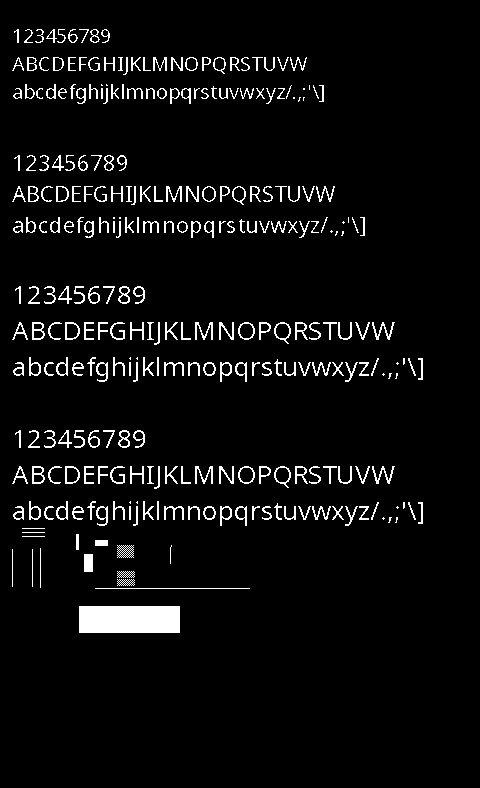
#> input picture resources/test_image_bw.png, 480 x 788 px
$ python image_to_mgr.py ../resources/test_image_bw.png
#> lines starting #> are read from the running program, lines starting #| are printed output that depends on the picture; after the words box and inside, x2 and y2 are one past the last pixel; in counts of white or black regions, pixels touching at a corner belong together
#!/usr/bin/env python3
"""
Convert a PNG image to Microreader grayscale layers (BW, LSB, MSB).
Outputs 3 PNGs for debugging and a C++ header file with packed binary data.

Usage:
    python png_to_grayscale_layers.py input.png --out-prefix outname

Requires: Pillow
"""
import sys
import os
import argparse
from PIL import Image, ImageOps
import numpy as np


def quantize_5level_atkinson(img):
    """
    Quantize to 5 levels using Atkinson dithering.
    Atkinson dithering preserves higher local contrast and eliminates the 'wormy' noise
    often seen in Floyd-Steinberg, making it the visually superior choice for e-ink screens.
    """
    # Convert image to numpy array in [0.0, 1.0] range (L mode: 0=black, 1=white)
    arr = np.array(img.convert("L"), dtype=float) / 255.0
    h, w = arr.shape
    out = np.zeros((h, w), dtype=np.uint8)

    for y in range(h):
        for x in range(w):
            old_val = arr[y, x]
            # Clamp before quantizing
            old_val = max(0.0, min(1.0, old_val))

            # Quantize to 5 levels (0.0, 0.25, 0.5, 0.75, 1.0)
            new_val = np.round(old_val * 4) / 4.0
            out[y, x] = int(new_val * 4)

            # Calculate and distribute error
            err = old_val - new_val
            err8 = err / 8.0  # Atkinson scatters 6/8 of the error across 6 neighbors

            if x + 1 < w: arr[y, x + 1] += err8
            if x + 2 < w: arr[y, x + 2] += err8
            if y + 1 < h:
                if x - 1 >= 0: arr[y + 1, x - 1] += err8
                arr[y + 1, x] += err8
                if x + 1 < w: arr[y + 1, x + 1] += err8
            if y + 2 < h:
                arr[y + 2, x] += err8

    # PIL 'L' mode output mapped above: 0=black, ..., 4=white.
    # Microreader expects: 0=white, 1=light, 2=gray, 3=dark, 4=black.
    return 4 - out


def main():
    parser = argparse.ArgumentParser(
        description="Convert PNG to Microreader grayscale layers."
    )
    parser.add_argument("input", help="Input PNG image")
    parser.add_argument(
        "--out-prefix", default="output", help="Prefix for output files"
    )
    parser.add_argument(
        "--bin", action="store_true", help="Output a raw binary file instead of C++ header"
    )
    parser.add_argument(
        "--save-layers", action="store_true", help="Save the individual BW, LSB, MSB layers as PNGs for debugging"
    )
    args = parser.parse_args()

    img = Image.open(args.input).convert("L")
#> img is the input picture: PIL image 480x788 L; 5% white in thin lines or dots, all inside (x1, y1, x2, y2) = (12, 29, 423, 633)

    # Microreader memory layout expects physical landscape orientation (e.g., 800x480).
    # If the user passes a portrait image, transpose it before processing.
    if img.width < img.height:
        img = img.transpose(Image.Transpose.ROTATE_90)
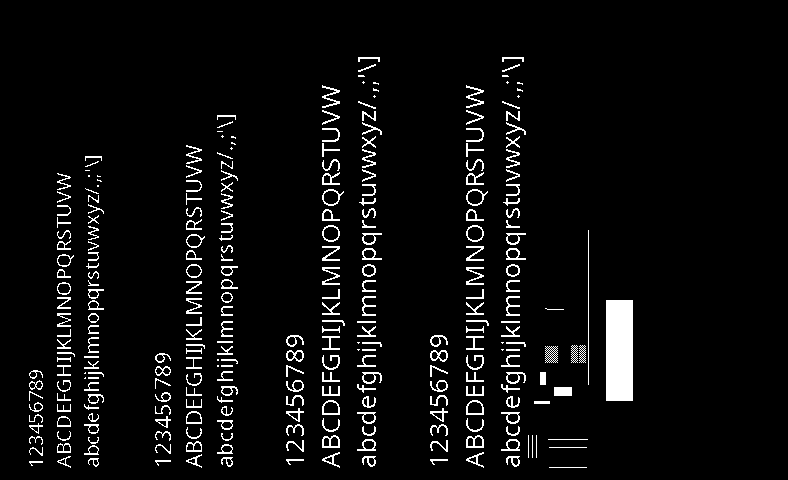
#> img: PIL image 788x480 L; 5% white in thin lines or dots, all inside (x1, y1, x2, y2) = (29, 57, 633, 468)

    # Scale and crop to fit the 800x480 screen
    img = ImageOps.fit(img, (800, 480), method=Image.Resampling.LANCZOS)
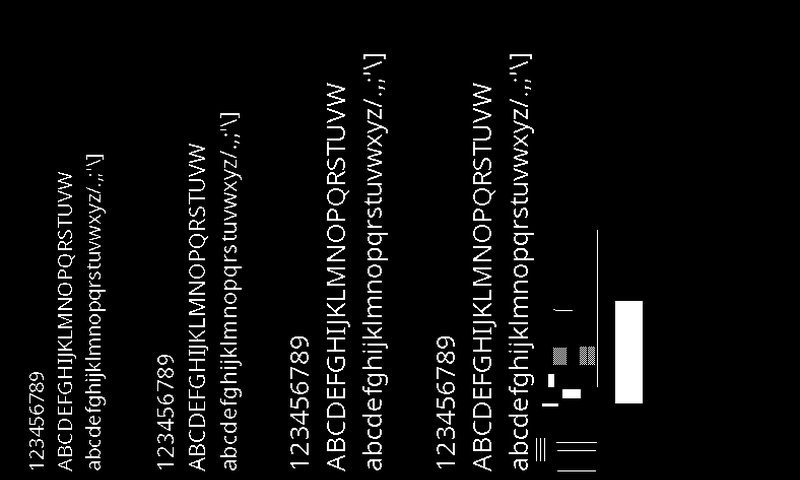
#> img: PIL image 800x480 L; min 0, max 255, mean 13.1

    levels = quantize_5level_atkinson(img)
#> in quantize_5level_atkinson, `return 4 - out`:
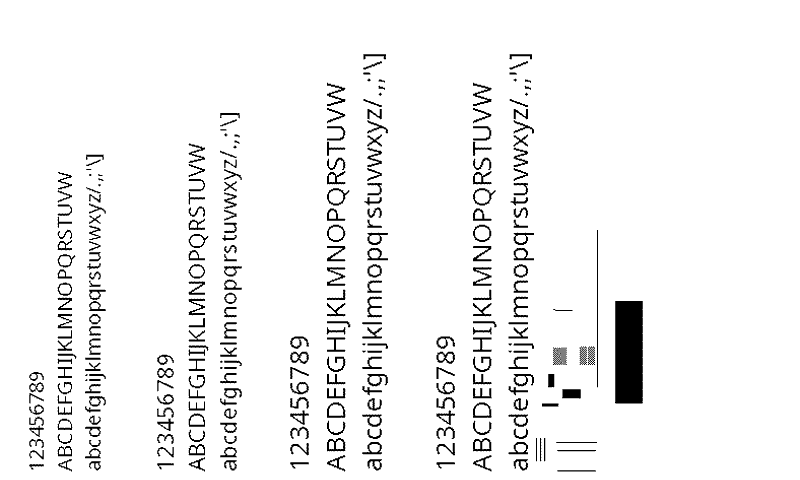
#> returned value: shape (480, 800); min 0, max 4, mean 3.8; drawn with min black and max white

    # BW: 1 if black/gray/dark, 0 otherwise (levels 2,3,4)
    bw = ((levels >= 2).astype(np.uint8)) * 255
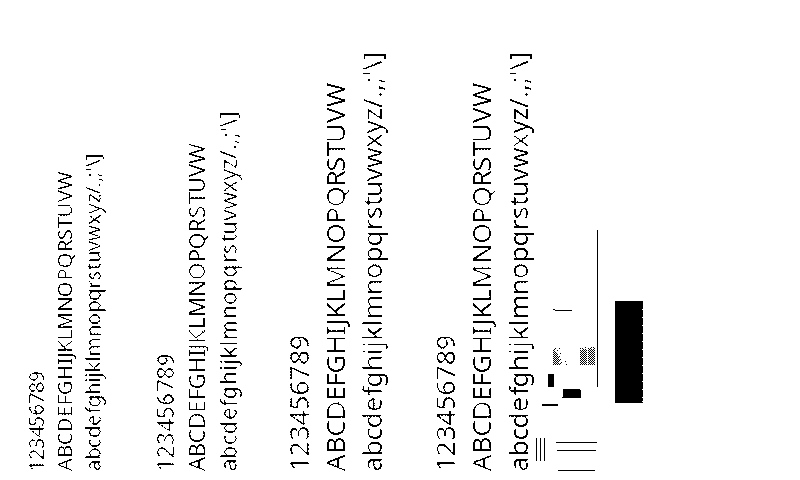
#> bw: shape (480, 800); 95.5% white; 322 black regions (68 under 20 px), largest, box (x1, y1, x2, y2) and area: (615, 301, 643, 403) 2843, (562, 389, 581, 398) 162, (597, 230, 598, 387) 157
    # LSB: 1 if light/dark, 0 otherwise (levels 1,3)
    lsb = (((levels == 1) | (levels == 3)).astype(np.uint8)) * 255
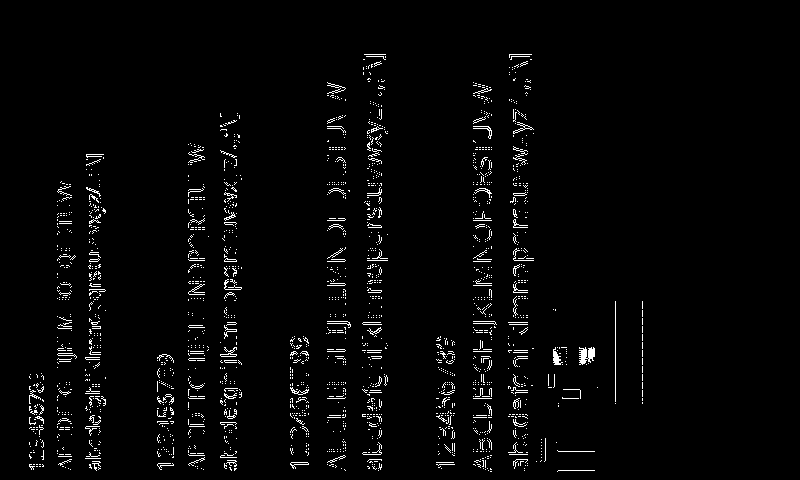
#> lsb: shape (480, 800); 2.5% white in thin lines or dots, all inside (x1, y1, x2, y2) = (29, 54, 643, 472)
    # MSB: 1 if gray/dark, 0 otherwise (levels 2,3)
    msb = (((levels == 2) | (levels == 3)).astype(np.uint8)) * 255
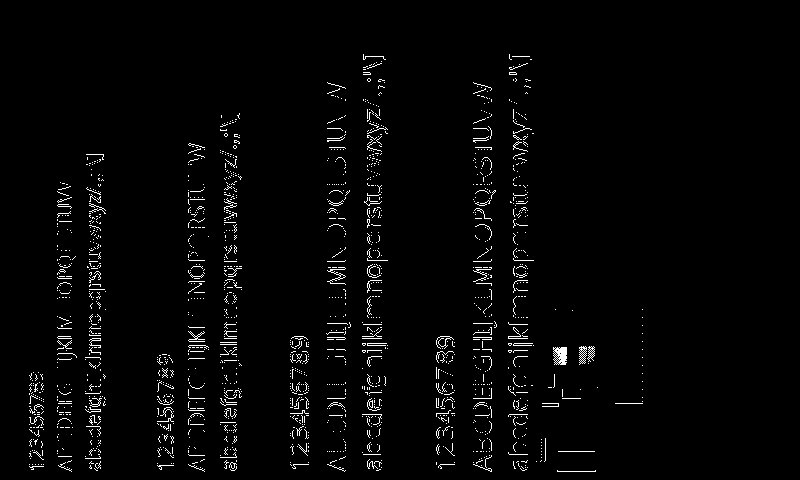
#> msb: shape (480, 800); 2.3% white in thin lines or dots, all inside (x1, y1, x2, y2) = (29, 54, 643, 472)

    # Save debug PNGs
    if args.save_layers:
        Image.fromarray(bw).save(f"{args.out_prefix}_bw.png")
        Image.fromarray(lsb).save(f"{args.out_prefix}_lsb.png")
        Image.fromarray(msb).save(f"{args.out_prefix}_msb.png")
        print(f"Saved {args.out_prefix}_bw.png, _lsb.png, _msb.png")

    # Pack bits into bytes (row-major, left-to-right, top-to-bottom)
    def pack_bits(arr, invert=False):
#> called with invert = True
        h, w = arr.shape
#> h = 480; w = 800
        row_stride = (w + 7) // 8
#> row_stride = 100
        out = bytearray(row_stride * h)
        for y in range(h):
            for x in range(w):
                val = arr[y, x]
                if invert:
                    if not val:
                        out[y * row_stride + x // 8] |= 1 << (7 - (x % 8))
                else:
                    if val:
                        out[y * row_stride + x // 8] |= 1 << (7 - (x % 8))
        return out

    bw_bytes = pack_bits(bw, invert=True)
    lsb_bytes = pack_bits(lsb, invert=False)
    msb_bytes = pack_bits(msb, invert=False)

    # Write C++ header or Binary file
    if args.bin:
        bin_path = f"{args.out_prefix}.mgr"
        with open(bin_path, "wb") as f:
            import struct
            # Simple header: 4 bytes "MGR1", then width (u16), height (u16)
            f.write(b"MGR1")
            f.write(struct.pack("<HH", img.width, img.height))
            f.write(bw_bytes)
            f.write(lsb_bytes)
            f.write(msb_bytes)
        print(f"Wrote {bin_path}")
    else:
        header_path = f"{args.out_prefix}_grayscale.h"
        var_base = os.path.basename(args.out_prefix)
        with open(header_path, "w") as f:
            f.write("#pragma once\n\n")
            f.write(f"// Auto-generated from {args.input}\n")
            f.write(f"constexpr int {var_base}_width = {img.width};\n")
            f.write(f"constexpr int {var_base}_height = {img.height};\n\n")
            for name, data in zip(["bw", "lsb", "msb"], [bw_bytes, lsb_bytes, msb_bytes]):
                f.write(f"constexpr unsigned char {var_base}_{name}[] = {{\n    ")
                for i, b in enumerate(data):
                    f.write(f"0x{b:02x}, ")
                    if (i + 1) % 16 == 0:
                        f.write("\n    ")
                f.write("\n};\n\n")
#> this loop made 3 passes
#> name on passes 1 to 3: 'bw', 'lsb', 'msb'
        print(f"Wrote {header_path}")


if __name__ == "__main__":
    main()
